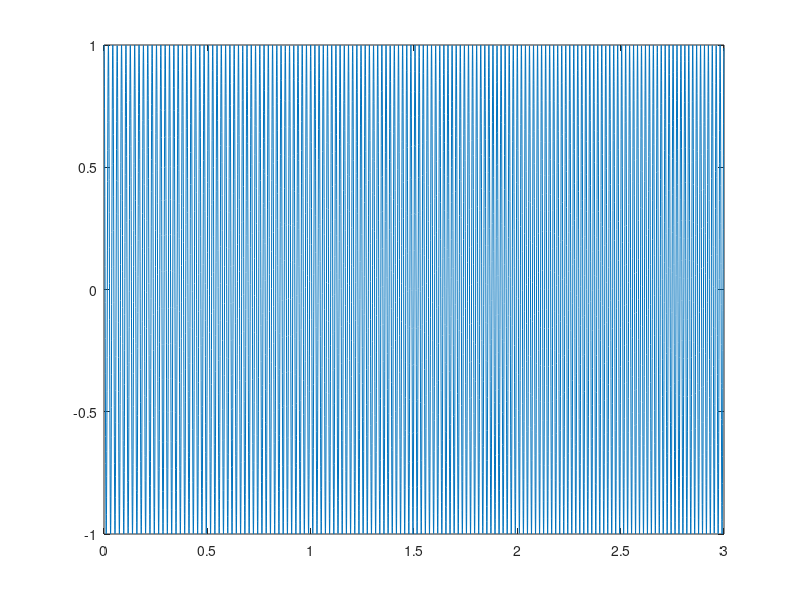
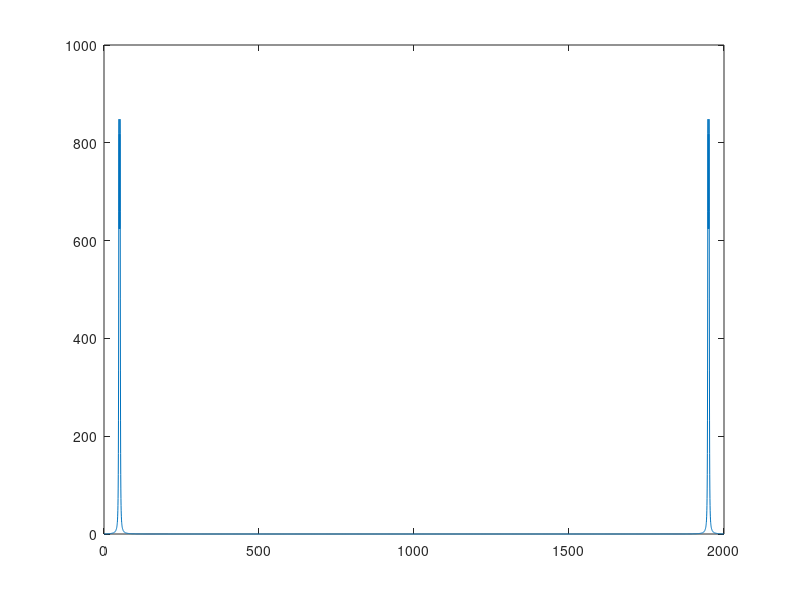

Recreate these plots in MATLAB, in order.
% Generer Chirp
fs = 2000;         % Samplefrekvens
t = 1/fs;           % Sampletid
T = 3
N = round(fs*T);           % Antal samples
n_t = (0:N-1)*t;    % sampleindex i tid
f_max = 53
f_min = 47

y = chirp(n_t,f_min,max(n_t),f_max);
figure
plot(n_t,y)

n_f = (0:(N-1))*fs/N
Y = fft(y)
figure
plot(n_f,abs(Y))